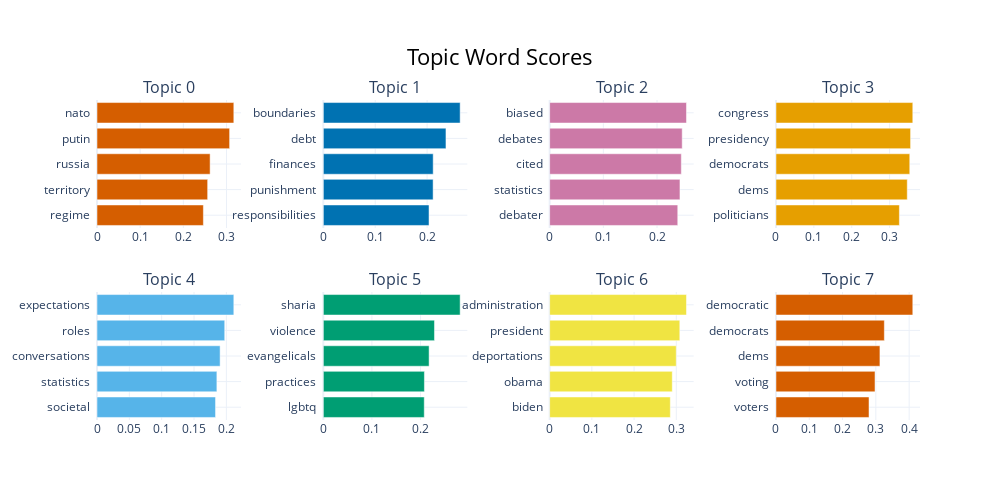

Source (notebook cell):
### Code cell
topic_model.visualize_barchart()

### Figure 1 — Plotly figure (JSON) as saved in the notebook; plotly's stock layout.template omitted (floating-point values rounded to 4 significant figures)
{"data": [{"marker": {"color": "#D55E00"}, "orientation": "h", "type": "bar", "x": [0.2464, 0.2563, 0.262, 0.3072, 0.3169], "xaxis": "x", "y": ["regime  ", "territory  ", "russia  ", "putin  ", "nato  "], "yaxis": "y"}, {"marker": {"color": "#0072B2"}, "orientation": "h", "type": "bar", "x": [0.2037, 0.2115, 0.2117, 0.2363, 0.2636], "xaxis": "x2", "y": ["responsibilities  ", "punishment  ", "finances  ", "debt  ", "boundaries  "], "yaxis": "y2"}, {"marker": {"color": "#CC79A7"}, "orientation": "h", "type": "bar", "x": [0.2386, 0.2427, 0.2453, 0.2469, 0.2549], "xaxis": "x3", "y": ["debater  ", "statistics  ", "cited  ", "debates  ", "biased  "], "yaxis": "y3"}, {"marker": {"color": "#E69F00"}, "orientation": "h", "type": "bar", "x": [0.3258, 0.3466, 0.3532, 0.3554, 0.3612], "xaxis": "x4", "y": ["politicians  ", "dems  ", "democrats  ", "presidency  ", "congress  "], "yaxis": "y4"}, {"marker": {"color": "#56B4E9"}, "orientation": "h", "type": "bar", "x": [0.1833, 0.1853, 0.1903, 0.1975, 0.2115], "xaxis": "x5", "y": ["societal  ", "statistics  ", "conversations  ", "roles  ", "expectations  "], "yaxis": "y5"}, {"marker": {"color": "#009E73"}, "orientation": "h", "type": "bar", "x": [0.2076, 0.208, 0.2176, 0.2287, 0.2815], "xaxis": "x6", "y": ["lgbtq  ", "practices  ", "evangelicals  ", "violence  ", "sharia  "], "yaxis": "y6"}, {"marker": {"color": "#F0E442"}, "orientation": "h", "type": "bar", "x": [0.2859, 0.2905, 0.3, 0.3084, 0.3242], "xaxis": "x7", "y": ["biden  ", "obama  ", "deportations  ", "president  ", "administration  "], "yaxis": "y7"}, {"marker": {"color": "#D55E00"}, "orientation": "h", "type": "bar", "x": [0.2795, 0.2975, 0.3123, 0.3256, 0.411], "xaxis": "x8", "y": ["voters  ", "voting  ", "dems  ", "democrats  ", "democratic  "], "yaxis": "y8"}], "layout": {"annotations": [{"font": {"size": 16}, "showarrow": false, "text": "Topic 0", "x": 0.0875, "xanchor": "center", "xref": "paper", "y": 1, "yanchor": "bottom", "yref": "paper"}, {"font": {"size": 16}, "showarrow": false, "text": "Topic 1", "x": 0.3625, "xanchor": "center", "xref": "paper", "y": 1, "yanchor": "bottom", "yref": "paper"}, {"font": {"size": 16}, "showarrow": false, "text": "Topic 2", "x": 0.6375, "xanchor": "center", "xref": "paper", "y": 1, "yanchor": "bottom", "yref": "paper"}, {"font": {"size": 16}, "showarrow": false, "text": "Topic 3", "x": 0.9125, "xanchor": "center", "xref": "paper", "y": 1, "yanchor": "bottom", "yref": "paper"}, {"font": {"size": 16}, "showarrow": false, "text": "Topic 4", "x": 0.0875, "xanchor": "center", "xref": "paper", "y": 0.4, "yanchor": "bottom", "yref": "paper"}, {"font": {"size": 16}, "showarrow": false, "text": "Topic 5", "x": 0.3625, "xanchor": "center", "xref": "paper", "y": 0.4, "yanchor": "bottom", "yref": "paper"}, {"font": {"size": 16}, "showarrow": false, "text": "Topic 6", "x": 0.6375, "xanchor": "center", "xref": "paper", "y": 0.4, "yanchor": "bottom", "yref": "paper"}, {"font": {"size": 16}, "showarrow": false, "text": "Topic 7", "x": 0.9125, "xanchor": "center", "xref": "paper", "y": 0.4, "yanchor": "bottom", "yref": "paper"}], "height": 500, "hoverlabel": {"bgcolor": "white", "font": {"family": "Rockwell", "size": 16}}, "showlegend": false, "title": {"font": {"color": "Black", "size": 22}, "text": "Topic Word Scores", "x": 0.5, "xanchor": "center", "yanchor": "top"}, "width": 1000, "xaxis": {"anchor": "y", "domain": [0, 0.175], "showgrid": true}, "xaxis2": {"anchor": "y2", "domain": [0.275, 0.45], "showgrid": true}, "xaxis3": {"anchor": "y3", "domain": [0.55, 0.725], "showgrid": true}, "xaxis4": {"anchor": "y4", "domain": [0.825, 1], "showgrid": true}, "xaxis5": {"anchor": "y5", "domain": [0, 0.175], "showgrid": true}, "xaxis6": {"anchor": "y6", "domain": [0.275, 0.45], "showgrid": true}, "xaxis7": {"anchor": "y7", "domain": [0.55, 0.725], "showgrid": true}, "xaxis8": {"anchor": "y8", "domain": [0.825, 1], "showgrid": true}, "yaxis": {"anchor": "x", "domain": [0.6, 1], "showgrid": true}, "yaxis2": {"anchor": "x2", "domain": [0.6, 1], "showgrid": true}, "yaxis3": {"anchor": "x3", "domain": [0.6, 1], "showgrid": true}, "yaxis4": {"anchor": "x4", "domain": [0.6, 1], "showgrid": true}, "yaxis5": {"anchor": "x5", "domain": [0, 0.4], "showgrid": true}, "yaxis6": {"anchor": "x6", "domain": [0, 0.4], "showgrid": true}, "yaxis7": {"anchor": "x7", "domain": [0, 0.4], "showgrid": true}, "yaxis8": {"anchor": "x8", "domain": [0, 0.4], "showgrid": true}}}
